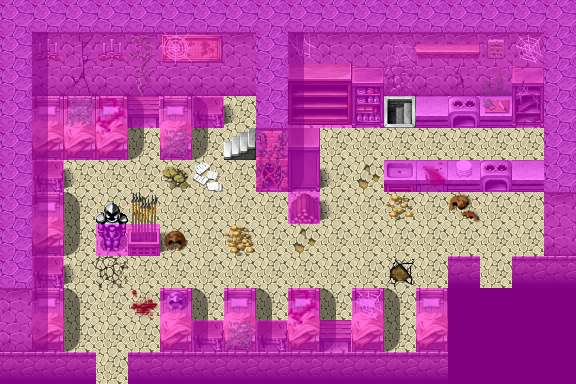

A level layout from a 2D game, rendered from its tile map. Below: a short description, then the map file with tile-grid data replaced by summaries:
An orthogonal 18x12 tile map with 32x32 px tiles, 4 tile layers (Ground, Objects, Above, Walkable), 27 tilesets and 14 objects (6x spawn, 4x mapchange, 4x script).

<map version="1.0" orientation="orthogonal" width="18" height="12" tilewidth="32" tileheight="32">
    <tileset firstgid="1" name="map_29" tilewidth="32" tileheight="32">
        <image source="../drawable/map_29.png" />
    </tileset>
    <tileset firstgid="65" name="map_43" tilewidth="32" tileheight="32">
        <image source="../drawable/map_43.png" />
    </tileset>
    <tileset firstgid="129" name="map_5" tilewidth="32" tileheight="32">
        <image source="../drawable/map_5.png" />
    </tileset>
    <tileset firstgid="193" name="map_25" tilewidth="32" tileheight="32">
        <image source="../drawable/map_25.png" />
    </tileset>
    <tileset firstgid="257" name="map_16" tilewidth="32" tileheight="32">
        <image source="../drawable/map_16.png" />
    </tileset>
    <tileset firstgid="321" name="map_11" tilewidth="32" tileheight="32">
        <image source="../drawable/map_11.png" />
    </tileset>
    <tileset firstgid="385" name="map_9" tilewidth="32" tileheight="32">
        <image source="../drawable/map_9.png" />
    </tileset>
    <tileset firstgid="449" name="map_28" tilewidth="32" tileheight="32">
        <image source="../drawable/map_28.png" />
    </tileset>
    <tileset firstgid="513" name="map_10" tilewidth="32" tileheight="32">
        <image source="../drawable/map_10.png" />
    </tileset>
    <tileset firstgid="577" name="map_12" tilewidth="32" tileheight="32">
        <image source="../drawable/map_12.png" />
    </tileset>
    <tileset firstgid="641" name="map_14" tilewidth="32" tileheight="32">
        <image source="../drawable/map_14.png" />
    </tileset>
    <tileset firstgid="705" name="map_0" tilewidth="32" tileheight="32">
        <image source="../drawable/map_0.png" />
    </tileset>
    <tileset firstgid="769" name="map_3" tilewidth="32" tileheight="32">
        <image source="../drawable/map_3.png" />
    </tileset>
    <tileset firstgid="833" name="map_2" tilewidth="32" tileheight="32">
        <image source="../drawable/map_2.png" />
    </tileset>
    <tileset firstgid="897" name="map_1" tilewidth="32" tileheight="32">
        <image source="../drawable/map_1.png" />
    </tileset>
    <tileset firstgid="961" name="map_31" tilewidth="32" tileheight="32">
        <image source="../drawable/map_31.png" />
    </tileset>
    <tileset firstgid="1025" name="map_32" tilewidth="32" tileheight="32">
        <image source="../drawable/map_32.png" />
    </tileset>
    <tileset firstgid="1089" name="map_27" tilewidth="32" tileheight="32">
        <image source="../drawable/map_27.png" />
    </tileset>
    <tileset firstgid="1153" name="map_17" tilewidth="32" tileheight="32">
        <image source="../drawable/map_17.png" />
    </tileset>
    <tileset firstgid="1217" name="map_22" tilewidth="32" tileheight="32">
        <image source="../drawable/map_22.png" />
    </tileset>
    <tileset firstgid="1281" name="map_19" tilewidth="32" tileheight="32">
        <image source="../drawable/map_19.png" />
    </tileset>
    <tileset firstgid="1345" name="map_7" tilewidth="32" tileheight="32">
        <image source="../drawable/map_7.png" />
    </tileset>
    <tileset firstgid="1409" name="map_20" tilewidth="32" tileheight="32">
        <image source="../drawable/map_20.png" />
    </tileset>
    <tileset firstgid="1473" name="map_18" tilewidth="32" tileheight="32">
        <image source="../drawable/map_18.png" />
    </tileset>
    <tileset firstgid="1537" name="map_41" tilewidth="32" tileheight="32">
        <image source="../drawable/map_41.png" />
    </tileset>
    <tileset firstgid="1601" name="map_6" tilewidth="32" tileheight="32">
        <image source="../drawable/map_6.png" />
    </tileset>
    <tileset firstgid="1665" name="map_4" tilewidth="32" tileheight="32">
        <image source="../drawable/map_4.png" />
    </tileset>
    <layer name="Ground" width="18" height="12">
        <data>[216 cells, 216 non-empty, 10 distinct tile ids]</data>
    </layer>
    <layer name="Objects" width="18" height="12">
        <data>[216 cells, 91 non-empty, 53 distinct tile ids]</data>
    </layer>
    <layer name="Above" width="18" height="12">
        <data>[216 cells, 32 non-empty, 12 distinct tile ids]</data>
    </layer>
    <layer name="Walkable" width="18" height="12">
        <data>[216 cells, 144 non-empty, 1 distinct tile ids]</data>
    </layer>
    <objectgroup name="Mapevents">
        <object name="exit1" type="mapchange" x="96" y="352" width="32" height="32">
            <properties>
                <property name="map" value="wild22" />
                <property name="place" value="entrance1" />
            </properties>
        </object>
        <object name="exit2" type="mapchange" x="480" y="256" width="32" height="32">
            <properties>
                <property name="map" value="wild22" />
                <property name="place" value="entrance2" />
            </properties>
        </object>
        <object name="up" type="mapchange" x="224" y="128" width="32" height="32">
            <properties>
                <property name="map" value="stoutford_castle_barrack1" />
                <property name="place" value="down" />
            </properties>
        </object>
        <object name="down" type="mapchange" x="384" y="96" width="32" height="32">
            <properties>
                <property name="map" value="stoutford_castle_barrack2" />
                <property name="place" value="up" />
            </properties>
        </object>
        <object name="stn_gyra_m20_4" type="script" x="352" y="128" width="96" height="32" />
        <object name="stn_gyra_m20_3" type="script" x="160" y="160" width="128" height="32" />
        <object name="stn_gyra_m20_2" type="script" x="448" y="224" width="96" height="32" />
        <object name="stn_gyra_m20_1" type="script" x="64" y="320" width="96" height="32" />
    </objectgroup>
    <objectgroup name="Spawn">
        <object name="erwyn_cook" type="spawn" x="320" y="128" width="224" height="96">
            <properties>
                <property name="spawngroup" value="erwyn_cook" />
            </properties>
        </object>
        <object name="erwyn_soldier" type="spawn" x="64" y="96" width="384" height="256">
            <properties>
                <property name="quantity" value="2" />
                <property name="spawngroup" value="erwyn_soldier" />
            </properties>
        </object>
        <object name="stn_gyra4" type="spawn" x="384" y="96" width="32" height="32">
            <properties>
                <property name="active" value="false" />
                <property name="ignoreAreas" value="true" />
                <property name="spawngroup" value="stn_gyra4" />
            </properties>
        </object>
        <object name="stn_gyra3" type="spawn" x="224" y="128" width="32" height="32">
            <properties>
                <property name="active" value="false" />
                <property name="ignoreAreas" value="true" />
                <property name="spawngroup" value="stn_gyra3" />
            </properties>
        </object>
        <object name="stn_gyra2" type="spawn" x="480" y="256" width="32" height="32">
            <properties>
                <property name="active" value="false" />
                <property name="ignoreAreas" value="true" />
                <property name="spawngroup" value="stn_gyra2" />
            </properties>
        </object>
        <object name="stn_gyra1" type="spawn" x="96" y="352" width="32" height="32">
            <properties>
                <property name="active" value="false" />
                <property name="ignoreAreas" value="true" />
                <property name="spawngroup" value="stn_gyra1" />
            </properties>
        </object>
    </objectgroup>
    <objectgroup name="Keys" />
    <objectgroup name="Replace" />
</map>
